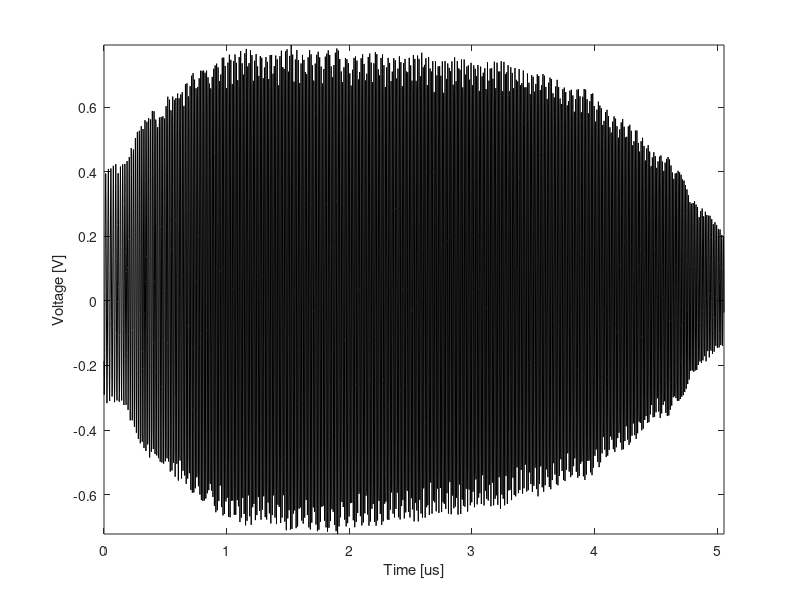
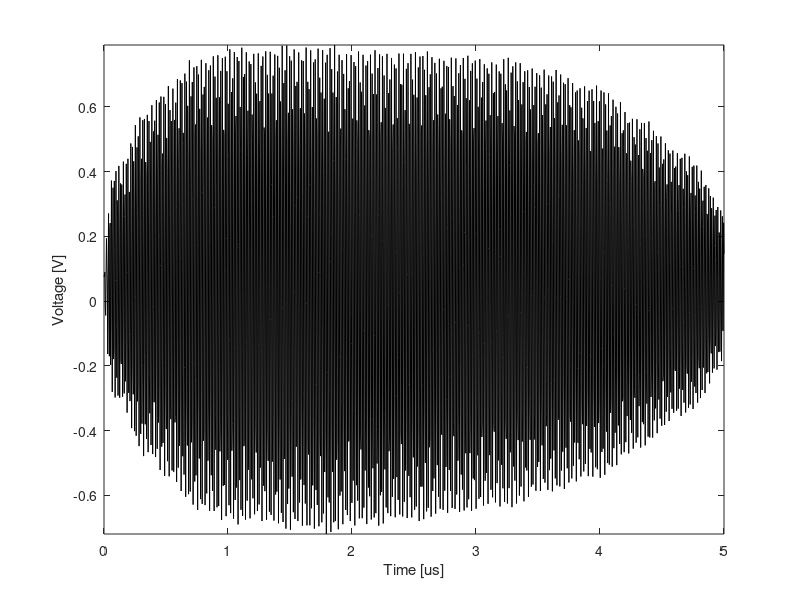
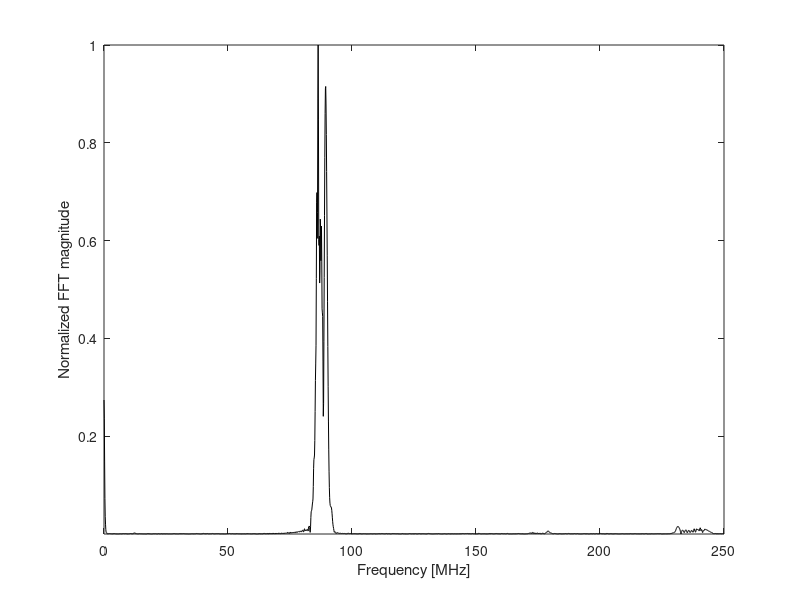
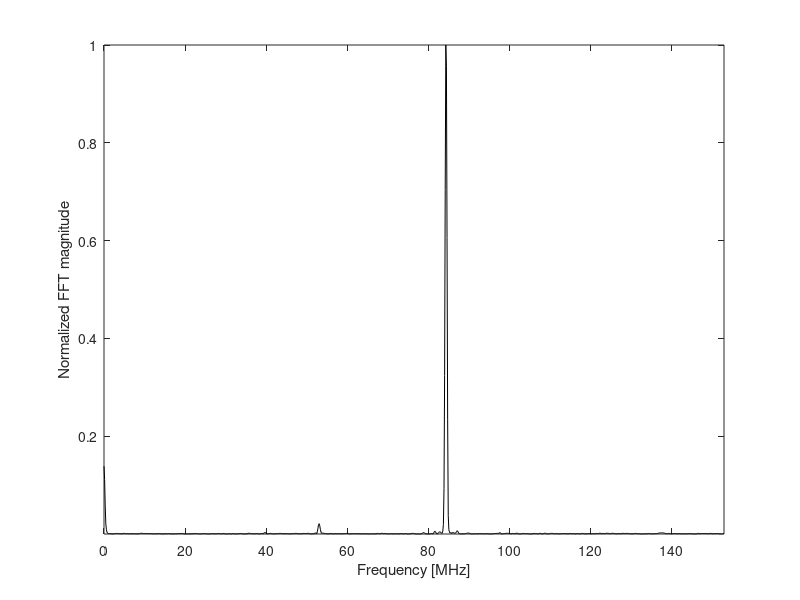

Write the MATLAB code that produced these figures, in order.
load interferometro.mat;
close all
N_int = length(interferometro.internalclock);
N_ext = length(interferometro.externalclock);

N_int_fft = 2^nextpow2(N_int);
N_ext_fft = 2^nextpow2(N_ext);

F_int = 500e6;
dt = 1/F_int;

F_ext = 306e6;


f_int = linspace(0, F_int/2, N_int_fft/2);
f_ext = linspace(0, F_ext/2, N_ext_fft/2);

w_int = blackmanharris(N_int);
Y_int = 2*fft(interferometro.internalclock .* w_int, N_int_fft) / N_int;
Y_int = Y_int(1:N_int_fft/2);

w_ext = blackmanharris(N_ext);
Y_ext = 2*fft(interferometro.externalclock .* w_ext, N_ext_fft) / N_ext;
Y_ext = Y_ext(1:N_ext_fft/2);


t_int = linspace(0, N_int*dt, N_int);
t_ext = linspace(0, 5e-6, N_ext);


figure;
plot(t_int*1e6, interferometro.internalclock, 'k');
axis tight;
xlabel('Time [us]');
ylabel('Voltage [V]');


figure;
plot(t_ext*1e6, interferometro.externalclock, 'k');
axis tight;
xlabel('Time [us]');
ylabel('Voltage [V]');


figure;
plot(f_int*1e-6, abs(Y_int)/ max(abs(Y_int)), 'k');
xlabel('Frequency [MHz]');
ylabel('Normalized FFT magnitude');
axis tight;

figure;
plot(f_ext*1e-6, abs(Y_ext)/max(abs(Y_ext)), 'k');
xlabel('Frequency [MHz]');
ylabel('Normalized FFT magnitude');
axis tight;
